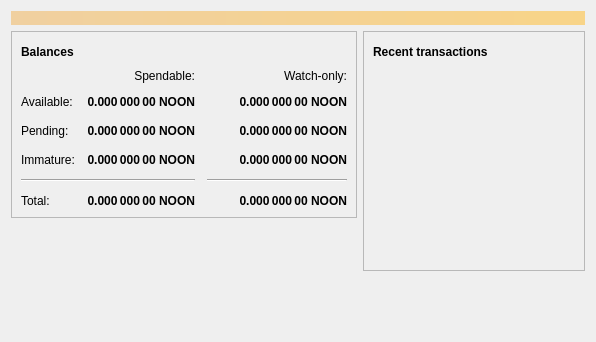
<?xml version="1.0" encoding="UTF-8"?>
<ui version="4.0">
 <class>OverviewPage</class>
 <widget class="QWidget" name="OverviewPage">
  <property name="geometry">
   <rect>
    <x>0</x>
    <y>0</y>
    <width>596</width>
    <height>342</height>
   </rect>
  </property>
  <property name="windowTitle">
   <string>Form</string>
  </property>
  <layout class="QVBoxLayout" name="topLayout">
   <item>
    <widget class="QLabel" name="labelAlerts">
     <property name="visible">
      <bool>false</bool>
     </property>
     <property name="styleSheet">
      <string notr="true">QLabel { background-color: qlineargradient(x1: 0, y1: 0, x2: 1, y2: 0, stop:0 #F0D0A0, stop:1 #F8D488); color:#000000; }</string>
     </property>
     <property name="wordWrap">
      <bool>true</bool>
     </property>
     <property name="margin">
      <number>3</number>
     </property>
     <property name="textInteractionFlags">
      <set>Qt::TextSelectableByMouse</set>
     </property>
    </widget>
   </item>
   <item>
    <layout class="QHBoxLayout" name="horizontalLayout" stretch="1,1">
     <item>
      <layout class="QVBoxLayout" name="verticalLayout_2">
       <item>
        <widget class="QFrame" name="frame">
         <property name="frameShape">
          <enum>QFrame::StyledPanel</enum>
         </property>
         <property name="frameShadow">
          <enum>QFrame::Raised</enum>
         </property>
         <layout class="QVBoxLayout" name="verticalLayout_4">
          <item>
           <layout class="QHBoxLayout" name="horizontalLayout_4">
            <item>
             <widget class="QLabel" name="label_5">
              <property name="font">
               <font>
                <weight>75</weight>
                <bold>true</bold>
               </font>
              </property>
              <property name="text">
               <string>Balances</string>
              </property>
             </widget>
            </item>
            <item>
             <widget class="QPushButton" name="labelWalletStatus">
              <property name="enabled">
               <bool>true</bool>
              </property>
              <property name="maximumSize">
               <size>
                <width>30</width>
                <height>16777215</height>
               </size>
              </property>
              <property name="toolTip">
               <string>The displayed information may be out of date. Your wallet automatically synchronizes with the Nooncoin network after a connection is established, but this process has not completed yet.</string>
              </property>
              <property name="text">
               <string/>
              </property>
              <property name="icon">
               <iconset resource="../bitcoin.qrc">
                <normaloff>:/icons/warning</normaloff>
                <disabledoff>:/icons/warning</disabledoff>:/icons/warning</iconset>
              </property>
              <property name="iconSize">
               <size>
                <width>24</width>
                <height>24</height>
               </size>
              </property>
              <property name="flat">
               <bool>true</bool>
              </property>
             </widget>
            </item>
            <item>
             <spacer name="horizontalSpacer_3">
              <property name="orientation">
               <enum>Qt::Horizontal</enum>
              </property>
              <property name="sizeHint" stdset="0">
               <size>
                <width>40</width>
                <height>20</height>
               </size>
              </property>
             </spacer>
            </item>
           </layout>
          </item>
          <item>
           <layout class="QGridLayout" name="gridLayout">
            <property name="spacing">
             <number>12</number>
            </property>
            <item row="2" column="2">
             <widget class="QLabel" name="labelWatchPending">
              <property name="font">
               <font>
                <weight>75</weight>
                <bold>true</bold>
               </font>
              </property>
              <property name="cursor">
               <cursorShape>IBeamCursor</cursorShape>
              </property>
              <property name="toolTip">
               <string>Unconfirmed transactions to watch-only addresses</string>
              </property>
              <property name="text">
               <string notr="true">0.000 000 00 NOON</string>
              </property>
              <property name="alignment">
               <set>Qt::AlignRight|Qt::AlignTrailing|Qt::AlignVCenter</set>
              </property>
              <property name="textInteractionFlags">
               <set>Qt::LinksAccessibleByMouse|Qt::TextSelectableByKeyboard|Qt::TextSelectableByMouse</set>
              </property>
             </widget>
            </item>
            <item row="2" column="1">
             <widget class="QLabel" name="labelUnconfirmed">
              <property name="font">
               <font>
                <weight>75</weight>
                <bold>true</bold>
               </font>
              </property>
              <property name="cursor">
               <cursorShape>IBeamCursor</cursorShape>
              </property>
              <property name="toolTip">
               <string>Total of transactions that have yet to be confirmed, and do not yet count toward the spendable balance</string>
              </property>
              <property name="text">
               <string notr="true">0.000 000 00 NOON</string>
              </property>
              <property name="alignment">
               <set>Qt::AlignRight|Qt::AlignTrailing|Qt::AlignVCenter</set>
              </property>
              <property name="textInteractionFlags">
               <set>Qt::LinksAccessibleByMouse|Qt::TextSelectableByKeyboard|Qt::TextSelectableByMouse</set>
              </property>
             </widget>
            </item>
            <item row="3" column="2">
             <widget class="QLabel" name="labelWatchImmature">
              <property name="font">
               <font>
                <weight>75</weight>
                <bold>true</bold>
               </font>
              </property>
              <property name="cursor">
               <cursorShape>IBeamCursor</cursorShape>
              </property>
              <property name="toolTip">
               <string>Mined balance in watch-only addresses that has not yet matured</string>
              </property>
              <property name="text">
               <string notr="true">0.000 000 00 NOON</string>
              </property>
              <property name="alignment">
               <set>Qt::AlignRight|Qt::AlignTrailing|Qt::AlignVCenter</set>
              </property>
              <property name="textInteractionFlags">
               <set>Qt::LinksAccessibleByMouse|Qt::TextSelectableByKeyboard|Qt::TextSelectableByMouse</set>
              </property>
             </widget>
            </item>
            <item row="4" column="0" colspan="2">
             <widget class="Line" name="line">
              <property name="orientation">
               <enum>Qt::Horizontal</enum>
              </property>
             </widget>
            </item>
            <item row="4" column="2">
             <widget class="Line" name="lineWatchBalance">
              <property name="sizePolicy">
               <sizepolicy hsizetype="Preferred" vsizetype="Fixed">
                <horstretch>0</horstretch>
                <verstretch>0</verstretch>
               </sizepolicy>
              </property>
              <property name="minimumSize">
               <size>
                <width>140</width>
                <height>0</height>
               </size>
              </property>
              <property name="orientation">
               <enum>Qt::Horizontal</enum>
              </property>
             </widget>
            </item>
            <item row="5" column="0">
             <widget class="QLabel" name="labelTotalText">
              <property name="text">
               <string>Total:</string>
              </property>
             </widget>
            </item>
            <item row="3" column="1">
             <widget class="QLabel" name="labelImmature">
              <property name="font">
               <font>
                <weight>75</weight>
                <bold>true</bold>
               </font>
              </property>
              <property name="cursor">
               <cursorShape>IBeamCursor</cursorShape>
              </property>
              <property name="toolTip">
               <string>Mined balance that has not yet matured</string>
              </property>
              <property name="text">
               <string notr="true">0.000 000 00 NOON</string>
              </property>
              <property name="alignment">
               <set>Qt::AlignRight|Qt::AlignTrailing|Qt::AlignVCenter</set>
              </property>
              <property name="textInteractionFlags">
               <set>Qt::LinksAccessibleByMouse|Qt::TextSelectableByKeyboard|Qt::TextSelectableByMouse</set>
              </property>
             </widget>
            </item>
            <item row="2" column="3">
             <spacer name="horizontalSpacer_2">
              <property name="orientation">
               <enum>Qt::Horizontal</enum>
              </property>
              <property name="sizeHint" stdset="0">
               <size>
                <width>40</width>
                <height>20</height>
               </size>
              </property>
             </spacer>
            </item>
            <item row="3" column="0">
             <widget class="QLabel" name="labelImmatureText">
              <property name="text">
               <string>Immature:</string>
              </property>
             </widget>
            </item>
            <item row="5" column="1">
             <widget class="QLabel" name="labelTotal">
              <property name="font">
               <font>
                <weight>75</weight>
                <bold>true</bold>
               </font>
              </property>
              <property name="cursor">
               <cursorShape>IBeamCursor</cursorShape>
              </property>
              <property name="toolTip">
               <string>Your current total balance</string>
              </property>
              <property name="text">
               <string notr="true">0.000 000 00 NOON</string>
              </property>
              <property name="alignment">
               <set>Qt::AlignRight|Qt::AlignTrailing|Qt::AlignVCenter</set>
              </property>
              <property name="textInteractionFlags">
               <set>Qt::LinksAccessibleByMouse|Qt::TextSelectableByKeyboard|Qt::TextSelectableByMouse</set>
              </property>
             </widget>
            </item>
            <item row="5" column="2">
             <widget class="QLabel" name="labelWatchTotal">
              <property name="font">
               <font>
                <weight>75</weight>
                <bold>true</bold>
               </font>
              </property>
              <property name="cursor">
               <cursorShape>IBeamCursor</cursorShape>
              </property>
              <property name="toolTip">
               <string>Current total balance in watch-only addresses</string>
              </property>
              <property name="text">
               <string notr="true">0.000 000 00 NOON</string>
              </property>
              <property name="alignment">
               <set>Qt::AlignRight|Qt::AlignTrailing|Qt::AlignVCenter</set>
              </property>
              <property name="textInteractionFlags">
               <set>Qt::LinksAccessibleByMouse|Qt::TextSelectableByKeyboard|Qt::TextSelectableByMouse</set>
              </property>
             </widget>
            </item>
            <item row="0" column="2">
             <widget class="QLabel" name="labelWatchonly">
              <property name="text">
               <string>Watch-only:</string>
              </property>
              <property name="alignment">
               <set>Qt::AlignRight|Qt::AlignTrailing|Qt::AlignVCenter</set>
              </property>
             </widget>
            </item>
            <item row="1" column="0">
             <widget class="QLabel" name="labelBalanceText">
              <property name="text">
               <string>Available:</string>
              </property>
             </widget>
            </item>
            <item row="1" column="1">
             <widget class="QLabel" name="labelBalance">
              <property name="font">
               <font>
                <weight>75</weight>
                <bold>true</bold>
               </font>
              </property>
              <property name="cursor">
               <cursorShape>IBeamCursor</cursorShape>
              </property>
              <property name="toolTip">
               <string>Your current spendable balance</string>
              </property>
              <property name="text">
               <string notr="true">0.000 000 00 NOON</string>
              </property>
              <property name="alignment">
               <set>Qt::AlignRight|Qt::AlignTrailing|Qt::AlignVCenter</set>
              </property>
              <property name="textInteractionFlags">
               <set>Qt::LinksAccessibleByMouse|Qt::TextSelectableByKeyboard|Qt::TextSelectableByMouse</set>
              </property>
             </widget>
            </item>
            <item row="1" column="2">
             <widget class="QLabel" name="labelWatchAvailable">
              <property name="font">
               <font>
                <weight>75</weight>
                <bold>true</bold>
               </font>
              </property>
              <property name="cursor">
               <cursorShape>IBeamCursor</cursorShape>
              </property>
              <property name="toolTip">
               <string>Your current balance in watch-only addresses</string>
              </property>
              <property name="text">
               <string notr="true">0.000 000 00 NOON</string>
              </property>
              <property name="alignment">
               <set>Qt::AlignRight|Qt::AlignTrailing|Qt::AlignVCenter</set>
              </property>
              <property name="textInteractionFlags">
               <set>Qt::LinksAccessibleByMouse|Qt::TextSelectableByKeyboard|Qt::TextSelectableByMouse</set>
              </property>
             </widget>
            </item>
            <item row="2" column="0">
             <widget class="QLabel" name="labelPendingText">
              <property name="text">
               <string>Pending:</string>
              </property>
             </widget>
            </item>
            <item row="0" column="1">
             <widget class="QLabel" name="labelSpendable">
              <property name="text">
               <string>Spendable:</string>
              </property>
              <property name="alignment">
               <set>Qt::AlignRight|Qt::AlignTrailing|Qt::AlignVCenter</set>
              </property>
             </widget>
            </item>
           </layout>
          </item>
         </layout>
        </widget>
       </item>
       <item>
        <spacer name="verticalSpacer">
         <property name="orientation">
          <enum>Qt::Vertical</enum>
         </property>
         <property name="sizeHint" stdset="0">
          <size>
           <width>20</width>
           <height>40</height>
          </size>
         </property>
        </spacer>
       </item>
      </layout>
     </item>
     <item>
      <layout class="QVBoxLayout" name="verticalLayout_3">
       <item>
        <widget class="QFrame" name="frame_2">
         <property name="frameShape">
          <enum>QFrame::StyledPanel</enum>
         </property>
         <property name="frameShadow">
          <enum>QFrame::Raised</enum>
         </property>
         <layout class="QVBoxLayout" name="verticalLayout">
          <item>
           <layout class="QHBoxLayout" name="horizontalLayout_2">
            <item>
             <widget class="QLabel" name="label_4">
              <property name="font">
               <font>
                <weight>75</weight>
                <bold>true</bold>
               </font>
              </property>
              <property name="text">
               <string>Recent transactions</string>
              </property>
             </widget>
            </item>
            <item>
             <widget class="QPushButton" name="labelTransactionsStatus">
              <property name="enabled">
               <bool>true</bool>
              </property>
              <property name="maximumSize">
               <size>
                <width>30</width>
                <height>16777215</height>
               </size>
              </property>
              <property name="toolTip">
               <string>The displayed information may be out of date. Your wallet automatically synchronizes with the Nooncoin network after a connection is established, but this process has not completed yet.</string>
              </property>
              <property name="text">
               <string/>
              </property>
              <property name="icon">
               <iconset resource="../bitcoin.qrc">
                <normaloff>:/icons/warning</normaloff>
                <disabledoff>:/icons/warning</disabledoff>:/icons/warning</iconset>
              </property>
              <property name="iconSize">
               <size>
                <width>24</width>
                <height>24</height>
               </size>
              </property>
              <property name="flat">
               <bool>true</bool>
              </property>
             </widget>
            </item>
            <item>
             <spacer name="horizontalSpacer">
              <property name="orientation">
               <enum>Qt::Horizontal</enum>
              </property>
              <property name="sizeHint" stdset="0">
               <size>
                <width>40</width>
                <height>20</height>
               </size>
              </property>
             </spacer>
            </item>
           </layout>
          </item>
          <item>
           <widget class="QListView" name="listTransactions">
            <property name="styleSheet">
             <string notr="true">QListView { background: transparent; }</string>
            </property>
            <property name="frameShape">
             <enum>QFrame::NoFrame</enum>
            </property>
            <property name="verticalScrollBarPolicy">
             <enum>Qt::ScrollBarAlwaysOff</enum>
            </property>
            <property name="horizontalScrollBarPolicy">
             <enum>Qt::ScrollBarAlwaysOff</enum>
            </property>
            <property name="selectionMode">
             <enum>QAbstractItemView::NoSelection</enum>
            </property>
           </widget>
          </item>
         </layout>
        </widget>
       </item>
       <item>
        <spacer name="verticalSpacer_2">
         <property name="orientation">
          <enum>Qt::Vertical</enum>
         </property>
         <property name="sizeHint" stdset="0">
          <size>
           <width>20</width>
           <height>40</height>
          </size>
         </property>
        </spacer>
       </item>
      </layout>
     </item>
    </layout>
   </item>
  </layout>
 </widget>
 <resources/>
 <connections/>
</ui>
